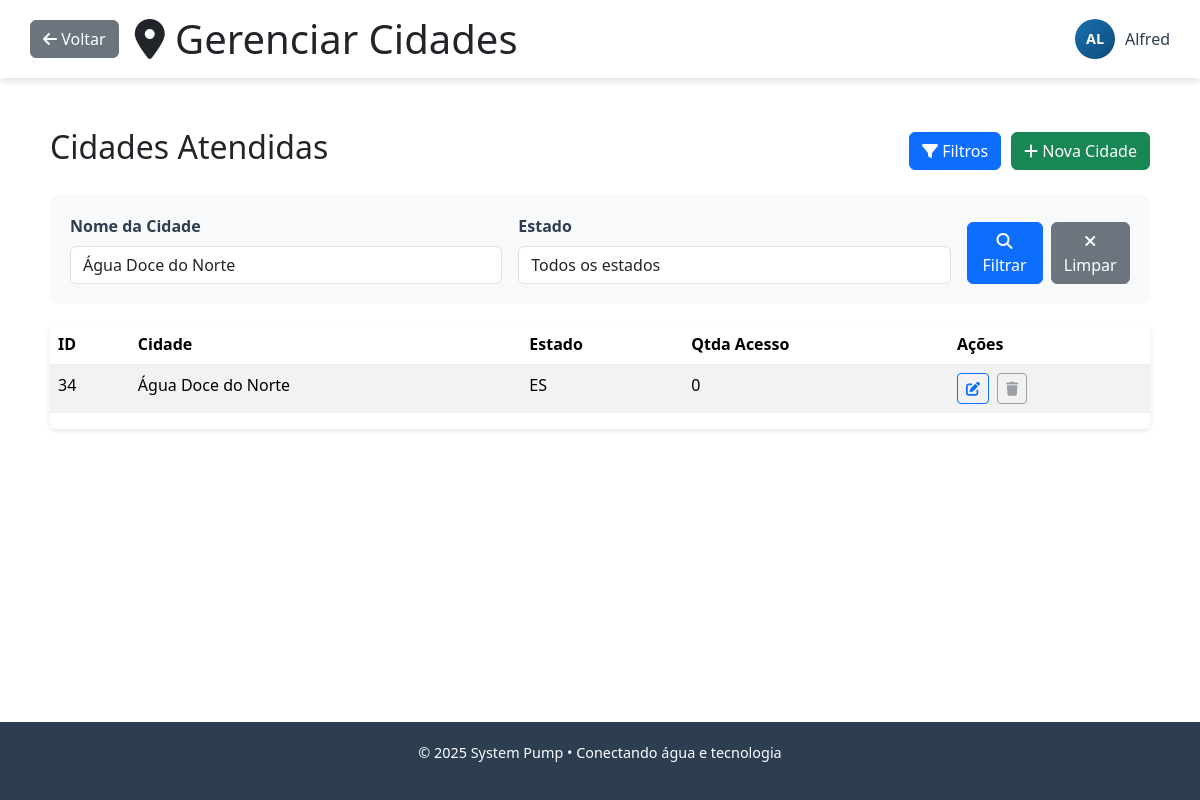
Screenshot of /gerenciadorCidades.php?filtro_nome=Água Doce do Norte (signed in) with the database file from the repository.
### tables this page shows
CREATE TABLE `cidade` (
  `idCidade` int(11) NOT NULL,
  `nomeCidade` varchar(100) NOT NULL,
  `estado_idEstado` int(11) NOT NULL,
  `qtdaAcesso` int(11) DEFAULT NULL,
  `representante_id` int(11) DEFAULT NULL
);

CREATE TABLE `estado` (
  `idEstado` int(11) NOT NULL,
  `nomeEstado` varchar(100) NOT NULL,
  `siglaEstado` char(2) NOT NULL
);

### public/gerenciadorCidades.php (the view, shortened to what this page needs)
<?php
    $tipoUsuario = $_SESSION['usuario']['tipoUsuario'];
    $usuario = $_SESSION['usuario'];
    $nomeUsuario = $usuario['nomeUsuario'];
    $avatarUrl = $usuario['avatar_url'] ?? '';
    $idUsuario = $usuario['idUsuario'];
    if ($tipoUsuario === 'admin') {
        $voltar = "adm.php";
    } elseif ($tipoUsuario === 'representante') {
        $voltar = "representante.php";
    } else {
        $voltar = "login.php";
    }
    $filtro_nome = $_GET['filtro_nome'] ?? '';
    $conexao = conectarBD();
    $where_conditions = [];
    $params = [];
    $types = "";
    if ($tipoUsuario === 'representante') {
        $where_conditions[] = "c.representante_id = ?";
        $params[] = $idUsuario;
        $types .= "i";
    }
    if (!empty($filtro_nome)) {
        $where_conditions[] = "c.nomeCidade LIKE ?";
        $params[] = "%$filtro_nome%";
        $types .= "s";
    }
    $where_sql = "";
    if (!empty($where_conditions)) {
        $where_sql = "WHERE " . implode(" AND ", $where_conditions);
    }
    $sql_cidades = "SELECT c.*, e.nomeEstado, e.siglaEstado
                    FROM cidade c
                    INNER JOIN estado e ON c.estado_idEstado = e.idEstado
                    $where_sql
                    ORDER BY c.idCidade DESC
                    LIMIT 50";
    $stmt_cidades = mysqli_prepare($conexao, $sql_cidades);
    if (!empty($params)) {
        mysqli_stmt_bind_param($stmt_cidades, $types, ...$params);
    }
    mysqli_stmt_execute($stmt_cidades);
    $result_cidades = mysqli_stmt_get_result($stmt_cidades);
?>
<!DOCTYPE html>
<html lang="pt-BR">
<head>
    <link rel="stylesheet" href="https://cdnjs.cloudflare.com/ajax/libs/font-awesome/6.4.0/css/all.min.css">
    <link rel="stylesheet" href="./css/adm.css">
    <link rel="stylesheet" href="./css/gerenciadorCidades.css">
    <link href="https://cdn.jsdelivr.net/npm/bootstrap@5.3.3/dist/css/bootstrap.min.css" rel="stylesheet">
</head>
<body>
    <div class="admin-container">
        <main class="main-content">
            <header class="header d-flex justify-content-between align-items-center">
                <div class="d-flex align-items-center gap-3">
                    <a href="<?php echo $voltar; ?>" class="btn btn-secondary">
                        <i class="fas fa-arrow-left"></i> Voltar
                    </a>
                    <h1 class="mb-0"><i class="fas fa-map-marker-alt"></i> Gerenciar Cidades</h1>
                </div>
                <div class="header-right">
                    <div class="user-info">
                        <?php if (!empty($avatarUrl)): ?>
                            <div class="user-avatar fallback" style="display: none;"><?= strtoupper(substr($nomeUsuario, 0, 2)) ?></div>
                        <?php else: ?>
                            <div class="user-avatar"><?= strtoupper(substr($nomeUsuario, 0, 2)) ?></div>
                        <?php endif; ?>
                        <span><?= htmlspecialchars($nomeUsuario) ?></span>
                    </div>
                </div>
            </header>
            <div class="page-content">
                <div class="cities-container">
                    <div class="cities-header">
                        <h2>Cidades Atendidas</h2>
                        <div class="cities-actions">
                            <button class="btn btn-primary" onclick="toggleFiltros()">
                                <i class="fas fa-filter"></i> Filtros
                            </button>
                            <button class="btn btn-success" onclick="abrirModal('addCityModal')">
                                <i class="fas fa-plus"></i> Nova Cidade
                            </button>
                        </div>
                    </div>
                    <div class="filtros-container" id="filtrosContainer">
                        <form method="GET" action="" class="row g-3">
                            <div class="col-md-5">
                                <label for="filtro_nome" class="form-label">Nome da Cidade</label>
                                <input type="text" class="form-control" id="filtro_nome" name="filtro_nome"
                                       value="<?php echo htmlspecialchars($filtro_nome); ?>" placeholder="Filtrar por nome...">
                            </div>
                            <div class="col-md-5">
                                <label for="filtro_estado" class="form-label">Estado</label>
                                <select class="form-control" id="filtro_estado" name="filtro_estado">
                                    <option value="">Todos os estados</option>
                                </select>
                            </div>
                            <div class="col-md-2 d-flex align-items-end">
                                <button type="submit" class="btn btn-primary me-2">
                                    <i class="fas fa-search"></i> Filtrar
                                </button>
                                <a href="?" class="btn btn-secondary">
                                    <i class="fas fa-times"></i> Limpar
                                </a>
                            </div>
                        </form>
                    </div>
                    <div class="cities-table-container">
                        <table class="cities-table table table-striped">
                            <thead>
                                <tr>
                                    <th>ID</th>
                                    <th>Cidade</th>
                                    <th>Estado</th>
                                    <th>Qtda Acesso</th>
                                    <th>Ações</th>
                                </tr>
                            </thead>
                            <tbody>
                                <?php if ($result_cidades && mysqli_num_rows($result_cidades) > 0): ?>
                                    <?php while ($cidade = mysqli_fetch_assoc($result_cidades)): ?>
                                        <?php $isColatina = (strtolower($cidade['nomeCidade']) === 'colatina'); ?>
                                        <tr>
                                            <td><?php echo $cidade['idCidade']; ?></td>
                                            <td>
                                                <?php echo htmlspecialchars($cidade['nomeCidade']); ?>
                                            </td>
                                            <td><?php echo $cidade['siglaEstado']; ?></td>
                                            <td><?php echo number_format($cidade['qtdaAcesso'], 0, ',', '.'); ?></td>
                                            <td>
                                                <button class="btn btn-sm btn-outline-primary me-1"
                                                        onclick="editarCidade(<?php echo $cidade['idCidade']; ?>)"
                                                        title="Editar">
                                                    <i class="fas fa-edit"></i>
                                                </button>
                                                <?php if ($tipoUsuario === 'admin'): ?>
                                                    <?php if ($isColatina): ?>
                                                        <button class="btn btn-sm btn-outline-danger btn-excluir-desabilitado"
                                                                title="Esta cidade não pode ser excluída" disabled>
                                                            <i class="fas fa-trash"></i>
                                                        </button>
                                                    <?php else: ?>
                                                        <button class="btn btn-sm btn-outline-danger"
                                                                onclick="confirmarExclusao(<?php echo $cidade['idCidade']; ?>, '<?php echo htmlspecialchars($cidade['nomeCidade']); ?>')"
                                                                title="Excluir">
                                                            <i class="fas fa-trash"></i>
                                                        </button>
                                                    <?php endif; ?>
                                                <?php else: ?>
                                                    <button class="btn btn-sm btn-outline-secondary" disabled title="Apenas administradores podem excluir cidades">
                                                        <i class="fas fa-trash"></i>
                                                    </button>
                                                <?php endif; ?>
                                            </td>
                                        </tr>
                                    <?php endwhile; ?>
                                <?php endif; ?>
                            </tbody>
                        </table>
                    </div>
                </div>
            </div>
            <footer class="footer">
                <p>&copy; 2025 System Pump • Conectando água e tecnologia</p>
            </footer>
        </main>
    </div>
</body>
</html>

### public/css/adm.css (style rules this page uses)
:root { --primary: #1a6fb0; --secondary: #0d4d7a; --accent: #2c9c5c; --light: #f5f9fc; --dark: #2c3e50; --gray: #95a5a6; --light-gray: #ecf0f1; --danger: #e74c3c; --warning: #f39c12; --success: #27ae60; --info: #3498db; --border-radius: 8px; --box-shadow: 0 4px 6px rgba(0, 0, 0, 0.1); --transition: all 0.3s ease; }
* { margin: 0; padding: 0; box-sizing: border-box; font-family: 'Segoe UI', Tahoma, Geneva, Verdana, sans-serif; }
body { background-color: var(--light); color: var(--dark); line-height: 1.6; }
.admin-container { display: flex; min-height: 100vh; }
.main-content { flex: 1; display: flex; flex-direction: column; overflow: hidden; }
.header { background-color: white; padding: 15px 30px; box-shadow: var(--box-shadow); display: flex; justify-content: space-between; align-items: center; z-index: 99; }
.header-right { display: flex; align-items: center; gap: 20px; }
.user-info { display: flex; align-items: center; gap: 10px; position: relative; }
.user-avatar { width: 40px; height: 40px; border-radius: 50%; background: linear-gradient(135deg, var(--primary), var(--secondary)); display: flex; align-items: center; justify-content: center; color: white; font-weight: bold; font-size: 0.9rem; flex-shrink: 0; }
.user-avatar.fallback { display: none; }
.user-avatar-img[style*="display: none"] + .user-avatar.fallback, .user-avatar-img:not([src]) + .user-avatar.fallback { display: flex !important; }
.user-info span { font-weight: 500; color: var(--dark); }
.page-content { flex: 1; padding: 30px; overflow-y: auto; }
.btn { padding: 6px 12px; border: none; border-radius: 4px; cursor: pointer; font-size: 0.9rem; transition: var(--transition); display: inline-flex; align-items: center; gap: 5px; }
.btn-primary { background-color: var(--primary); color: white; }
table { width: 100%; border-collapse: collapse; }
table th, table td { padding: 12px 15px; text-align: left; border-bottom: 1px solid var(--light-gray); }
table th { background-color: var(--light); color: var(--dark); font-weight: 600; }
.form-control { width: 100%; padding: 10px 15px; border: 1px solid var(--light-gray); border-radius: var(--border-radius); font-size: 1rem; transition: var(--transition); }
.footer { background-color: var(--dark); color: white; padding: 20px 30px; text-align: center; font-size: 0.9rem; }
.mb-0 { margin-bottom: 0; }

### public/css/gerenciadorCidades.css (style rules this page uses)
.cities-container { padding: 20px; }
.cities-header { display: flex; justify-content: space-between; align-items: center; margin-bottom: 20px; }
.cities-actions { display: flex; gap: 10px; }
.btn { padding: 8px 15px; border: none; border-radius: 4px; cursor: pointer; font-weight: 500; transition: all 0.3s ease; }
.btn-primary { background-color: #3498db; color: white; }
.btn-success { background-color: #2ecc71; color: white; }
.cities-table-container { background-color: white; border-radius: 5px; overflow: hidden; box-shadow: 0 2px 5px rgba(0,0,0,0.1); }
.cities-table { width: 100%; border-collapse: collapse; }
.cities-table th, .cities-table td { padding: 12px 15px; text-align: left; border-bottom: 1px solid #eee; }
.cities-table th { background-color: #f8f9fa; font-weight: 600; }
.btn-sm { padding: 5px 10px; font-size: 0.85rem; }
.btn-secondary { background-color: #95a5a6; color: white; }

### public/gerenciadorCidades.php (style rules this page uses)
.form-label { font-weight: 600; color: #2c3e50; }
.filtros-container { background: #f8f9fa; padding: 20px; border-radius: 10px; margin-bottom: 20px; display: none; }
.filtros-container.show { display: block; }

### rows the page displays
cidade: idCidade "34", nomeCidade "Água Doce do Norte", estado_idEstado.siglaEstado "ES", qtdaAcesso "0"

### other values shown
substr($nomeUsuario, 0, 2) "AL"
$nomeUsuario "Alfred"
